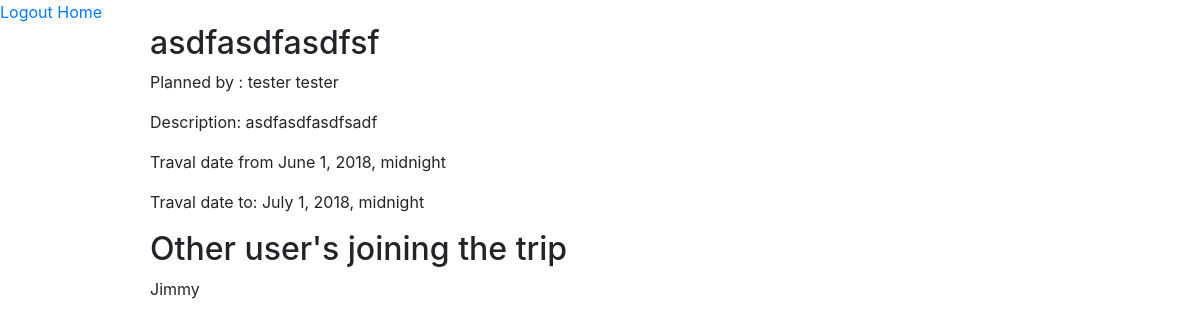
Screenshot of /success/destination/9 with the database file from the repository.
### login_regis/models.py (models this page shows)
class Trip(models.Model):
    destination = models.CharField(max_length=255)
    description = models.CharField(max_length=255)
    traval_start_date = models.DateTimeField()
    traval_end_date = models.DateTimeField()
    trip_creator = models.ForeignKey(User, related_name='trips', on_delete=models.CASCADE)
    users_joined = models.ManyToManyField(User, related_name='users_joining')
    obj = TripManager()

class User(models.Model):
    first_name = models.CharField(max_length=255)
    last_name = models.CharField(max_length=255)
    email = models.CharField(max_length=255)
    password = models.CharField(max_length=255)
    obj = ClassManager()

### login_regis/views.py (the view)
# urls.py: re_path(r'success/destination/(?P<id>\d+)', views.dest),
def dest(request, id):
    print(id)
    trip = Trip.obj.get(id=id)
    user = User.obj.get(trips=id)
    others = trip.users_joined.all()
    context={'trip':trip, 'user':user, 'other_users':others}
    return render(request, 'login_regis/dest.html', context)

### templates/login_regis/dest.html
<!DOCTYPE html>
{% load static %}
<html lang="en">
<head>
    <link rel="stylesheet" href="{% static 'node_modules/bootstrap/dist/css/bootstrap.css' %}">
    <link rel="stylesheet" href="{% static 'css/main.css' %}">
</head>
<body>
        <a href="/logout">Logout</a>
        <a href="/success">Home</a>
    <div class="cont">
                <div class="plan">
                    <h2>{{trip.destination}}</h2>
                    <p>Planned by : <span>{{user.first_name}}  {{user.last_name}}</span></p>
                    <p>Description: {{trip.description}}</p>
                    <p>Traval date from  {{trip.traval_start_date}}</p>
                    <p>Traval date to: {{ trip.traval_end_date }}</p>
                </div>
            <div class="other">
                <h2>Other user's joining the trip </h2>
                {% for user in other_users %}
                    <p>{{user.first_name}}</p>
                {% endfor %}
            </div>
    </div>
</body>
</html>

### static/css/main.css (style rules this page uses)
.cont { width:900px; margin:auto; }

### rows the page displays
Trip: destination "asdfasdfasdfsf", description "asdfasdfasdfsadf", traval_start_date "June 1, 2018, midnight", traval_end_date "July 1, 2018, midnight"
User: first_name "tester", last_name "tester"
User: first_name "Jimmy"
